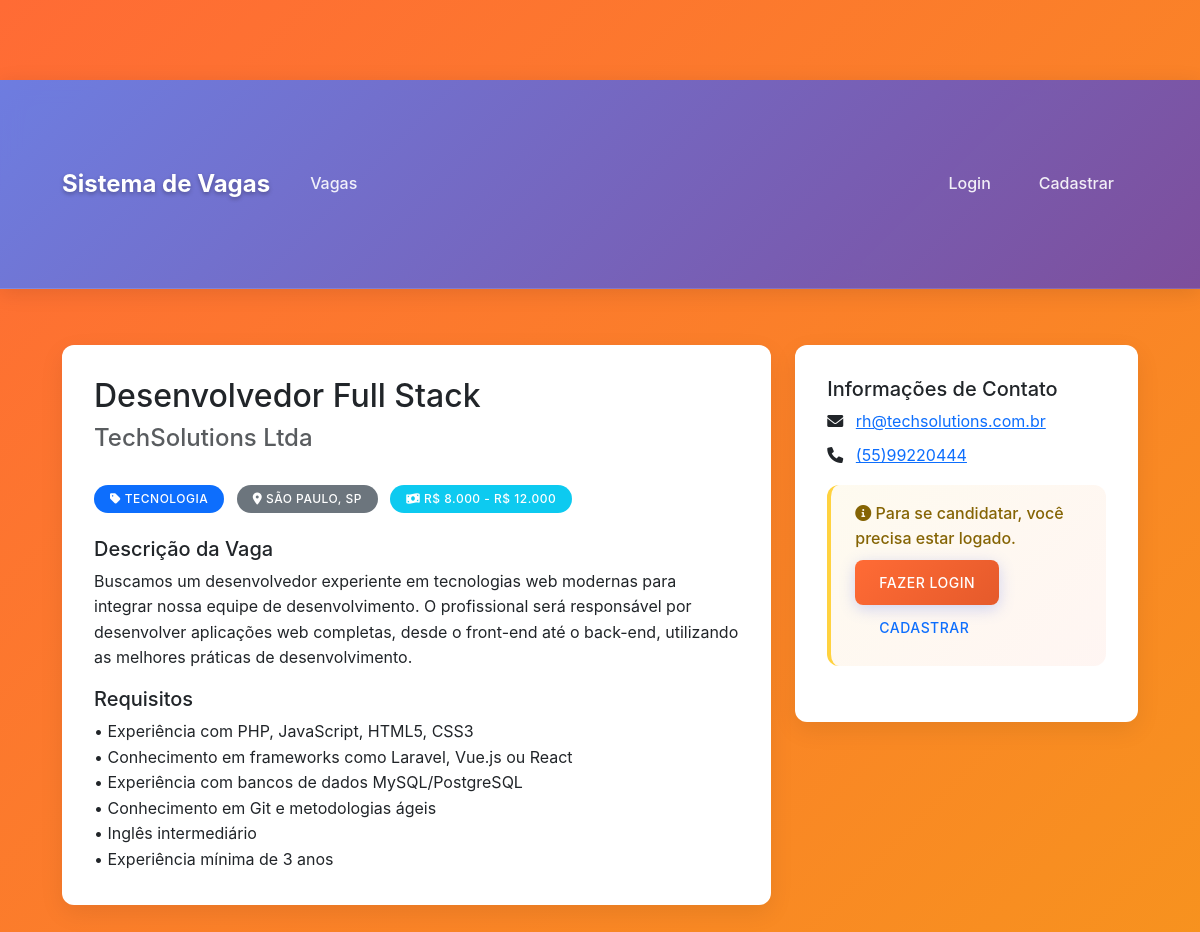
/job_details.php?id=21, run on the app's committed database.
### tables this page shows
CREATE TABLE job_postings (
        id INTEGER PRIMARY KEY AUTOINCREMENT,
        title VARCHAR(200) NOT NULL,
        description TEXT NOT NULL,
        requirements TEXT NOT NULL,
        company_name VARCHAR(100) NOT NULL,
        location VARCHAR(100) NOT NULL,
        salary_range VARCHAR(100),
        contact_email VARCHAR(100) NOT NULL,
        contact_phone VARCHAR(20),
        company_logo VARCHAR(255),
        category_id INTEGER,
        is_active BOOLEAN DEFAULT 1,
        created_by INTEGER,
        created_at DATETIME DEFAULT CURRENT_TIMESTAMP,
        FOREIGN KEY (category_id) REFERENCES categories(id),
        FOREIGN KEY (created_by) REFERENCES users(id)
    );

CREATE TABLE categories (
        id INTEGER PRIMARY KEY AUTOINCREMENT,
        name VARCHAR(100) NOT NULL UNIQUE,
        created_at DATETIME DEFAULT CURRENT_TIMESTAMP
    );

### job_details.php (the view, shortened to what this page needs)
<?php
require_once 'config/database.php';
$job_id = $_GET['id'];
$stmt = $conn->prepare("SELECT j.*, c.name as category_name
                       FROM job_postings j
                       LEFT JOIN categories c ON j.category_id = c.id
                       WHERE j.id = ? AND j.is_active = 1");
$stmt->execute([$job_id]);
$job = $stmt->fetch(PDO::FETCH_ASSOC);
$has_applied = false;
?>
<!DOCTYPE html>
<html lang="pt-BR">
<head>
    <link href="https://cdn.jsdelivr.net/npm/bootstrap@5.3.0/dist/css/bootstrap.min.css" rel="stylesheet">
    <link href="https://cdnjs.cloudflare.com/ajax/libs/font-awesome/6.0.0/css/all.min.css" rel="stylesheet">
    <link href="assets/css/style.css" rel="stylesheet">
</head>
<body>
    <nav class="navbar navbar-expand-lg navbar-dark bg-primary">
        <div class="container">
            <a class="navbar-brand" href="index.php">Sistema de Vagas</a>
            <div class="collapse navbar-collapse" id="navbarNav">
                <ul class="navbar-nav me-auto">
                    <li class="nav-item">
                        <a class="nav-link" href="index.php">Vagas</a>
                    </li>
                </ul>
                <ul class="navbar-nav">
                    <?php if (isset($_SESSION['user_id'])): ?>
                        <li class="nav-item">
                            <a class="nav-link" href="profile.php">Meu Perfil</a>
                        </li>
                        <li class="nav-item">
                            <a class="nav-link" href="logout.php">Sair</a>
                        </li>
                    <?php else: ?>
                        <li class="nav-item">
                            <a class="nav-link" href="login.php">Login</a>
                        </li>
                        <li class="nav-item">
                            <a class="nav-link" href="register.php">Cadastrar</a>
                        </li>
                    <?php endif; ?>
                </ul>
            </div>
        </div>
    </nav>
    <div class="container mt-4">
        <div class="row">
            <div class="col-md-8">
                <div class="card mb-4">
                    <div class="card-body">
                        <div class="d-flex justify-content-between align-items-start mb-4">
                            <div>
                                <h2 class="card-title"><?php echo htmlspecialchars($job['title']); ?></h2>
                                <h4 class="text-muted"><?php echo htmlspecialchars($job['company_name']); ?></h4>
                            </div>
                        </div>
                        <div class="mb-4">
                            <span class="badge bg-primary me-2">
                                <i class="fas fa-tag"></i> <?php echo htmlspecialchars($job['category_name']); ?>
                            </span>
                            <span class="badge bg-secondary me-2">
                                <i class="fas fa-map-marker-alt"></i> <?php echo htmlspecialchars($job['location']); ?>
                            </span>
                            <?php if ($job['salary_range']): ?>
                                <span class="badge bg-info">
                                    <i class="fas fa-money-bill-wave"></i> <?php echo htmlspecialchars($job['salary_range']); ?>
                                </span>
                            <?php endif; ?>
                        </div>
                        <h5>Descrição da Vaga</h5>
                        <p class="card-text"><?php echo nl2br(htmlspecialchars($job['description'])); ?></p>
                        <h5>Requisitos</h5>
                        <p class="card-text"><?php echo nl2br(htmlspecialchars($job['requirements'])); ?></p>
                    </div>
                </div>
            </div>
            <div class="col-md-4">
                <div class="card">
                    <div class="card-body">
                        <h5 class="card-title">Informações de Contato</h5>
                        <ul class="list-unstyled">
                            <li class="mb-2">
                                <i class="fas fa-envelope me-2"></i>
                                <a href="mailto:<?php echo htmlspecialchars($job['contact_email']); ?>">
                                    <?php echo htmlspecialchars($job['contact_email']); ?>
                                </a>
                            </li>
                            <?php if ($job['contact_phone']): ?>
                                <li class="mb-2">
                                    <i class="fas fa-phone me-2"></i>
                                    <a href="tel:<?php echo htmlspecialchars($job['contact_phone']); ?>">
                                        <?php echo htmlspecialchars($job['contact_phone']); ?>
                                    </a>
                                </li>
                            <?php endif; ?>
                        </ul>
                        <?php if (isset($_SESSION['user_id'])): ?>
                            <?php if ($has_applied): ?>
                                <div class="alert alert-info">
                                    <i class="fas fa-check-circle"></i> Você já se candidatou para esta vaga.
                                </div>
                            <?php else: ?>
                                <form method="POST">
                                    <button type="submit" name="apply_job" class="btn btn-primary w-100">
                                        <i class="fas fa-paper-plane"></i> Candidatar-se
                                    </button>
                                </form>
                            <?php endif; ?>
                        <?php else: ?>
                            <div class="alert alert-warning">
                                <i class="fas fa-info-circle"></i> Para se candidatar, você precisa estar logado.
                                <div class="mt-2">
                                    <a href="login.php" class="btn btn-primary btn-sm">Fazer Login</a>
                                    <a href="register.php" class="btn btn-outline-primary btn-sm">Cadastrar</a>
                                </div>
                            </div>
                        <?php endif; ?>
                    </div>
                </div>
            </div>
        </div>
    </div>
</body>
</html>

### assets/css/style.css (style rules this page uses)
:root { --primary-color: #ff6b35; --primary-dark: #e55a2b; --secondary-color: #f7931e; --accent-color: #ffd23f; --success-color: #06ffa5; --warning-color: #ffd23f; --danger-color: #ff6b6b; --info-color: #4ecdc4; --light-color: #ffffff; --dark-color: #2d3748; --text-muted: #4a5568; --border-radius: 12px; --box-shadow: 0 10px 30px rgba(0, 0, 0, 0.1); --transition: all 0.3s cubic-bezier(0.4, 0, 0.2, 1); }
* { margin: 0; padding: 0; box-sizing: border-box; }
body { font-family: 'Inter', -apple-system, BlinkMacSystemFont, 'Segoe UI', Roboto, sans-serif; background: linear-gradient(135deg, #ff6b35 0%, #f7931e 100%); min-height: 100vh; line-height: 1.6; color: var(--dark-color); overflow-x: hidden; padding-top: 80px; }
.navbar { background: linear-gradient(135deg, rgba(102, 126, 234, 0.95) 0%, rgba(118, 75, 162, 0.95) 100%) !important; backdrop-filter: blur(10px); border-bottom: 1px solid rgba(255, 255, 255, 0.1); box-shadow: 0 4px 20px rgba(0, 0, 0, 0.1); padding: 1rem 0; }
.navbar-brand { font-weight: 700; font-size: 1.5rem; color: white !important; text-shadow: 0 2px 4px rgba(0, 0, 0, 0.3); }
.navbar-nav .nav-link { color: rgba(255, 255, 255, 0.9) !important; font-weight: 500; margin: 0 0.5rem; padding: 0.5rem 1rem !important; border-radius: 8px; transition: var(--transition); }
.container { margin-top: 2rem; margin-bottom: 2rem; padding: 2rem; }
.card { border: none; border-radius: var(--border-radius); box-shadow: 0 8px 25px rgba(0, 0, 0, 0.08); transition: var(--transition); overflow: hidden; background: white; }
.card-body { padding: 2rem; }
.btn { border-radius: 8px; font-weight: 500; padding: 0.75rem 1.5rem; transition: var(--transition); border: none; text-transform: uppercase; letter-spacing: 0.5px; font-size: 0.875rem; }
.btn-primary { background: linear-gradient(135deg, var(--primary-color) 0%, var(--primary-dark) 100%); box-shadow: 0 4px 15px rgba(102, 126, 234, 0.3); }
.alert { border: none; border-radius: var(--border-radius); padding: 1rem 1.5rem; margin-bottom: 1.5rem; font-weight: 500; }
.alert-warning { background: linear-gradient(135deg, rgba(246, 211, 101, 0.1) 0%, rgba(253, 160, 133, 0.1) 100%); color: #856404; border-left: 4px solid var(--warning-color); }
.badge { padding: 0.5rem 1rem; border-radius: 20px; font-weight: 500; text-transform: uppercase; letter-spacing: 0.5px; font-size: 0.75rem; }

### data on the page
job_postings: title "Desenvolvedor Full Stack", company_name "TechSolutions Ltda", category.name "TECNOLOGIA", location "SÃO PAULO, SP", salary_range "R$ 8.000 - R$ 12.000", description "Buscamos um desenvolvedor experiente em tecnologias web modernas para integrar nossa equipe de desenvolvimento. O profissional será responsável por desenvolver aplicações web completas, desde o front-end até o back-end, utilizando as melhores práticas de desenvolvimento.", requirements "• Experiência com PHP, JavaScript, HTML5, CSS3 • Conhecimento em frameworks como Laravel, Vue.js ou React • Experiência com bancos de dados MySQL/PostgreSQL • Conhecimento em Git e metodologias ágeis • Inglês intermediário • Experiência mínima de 3 anos", contact_email "rh@techsolutions.com.br", contact_phone "(55)99220444"
